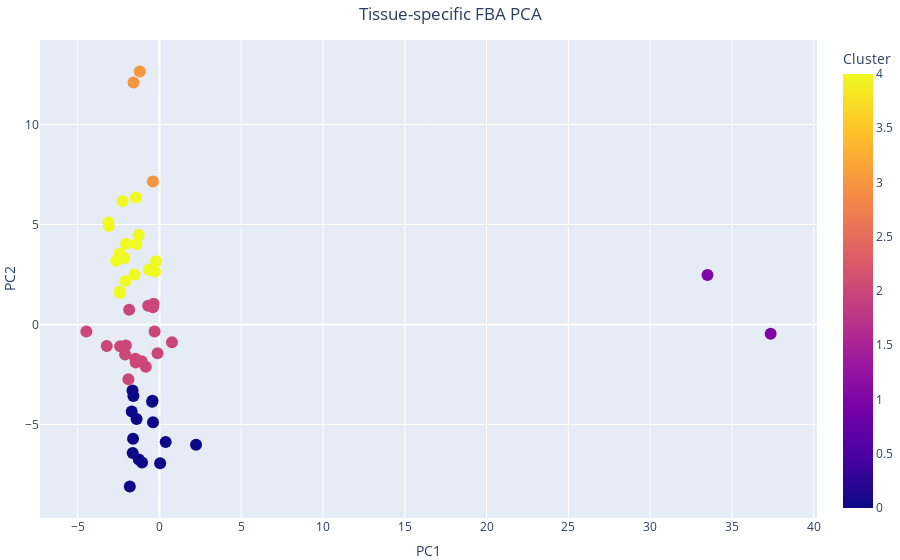

The cell this chart's notebook holds for it:
### Code cell
createInteractivePCA(df_fba, fba_type = "FBA")

### Figure 1 — Plotly figure (JSON) as saved in the notebook; plotly's stock layout.template omitted (floating-point values rounded to 4 significant figures)
{"data": [{"hovertemplate": "<b>%{hovertext}</b><br><br>PC1=%{x}<br>PC2=%{y}<br>Cluster=%{marker.color}<extra></extra>", "hovertext": ["Adipose - Subcutaneous", "Adipose - Visceral (Omentum)", "Adrenal Gland", "Artery - Aorta", "Artery - Coronary", "Artery - Tibial", "Bladder", "Brain - Amygdala", "Brain - Anterior cingulate cortex (BA24)", "Brain - Caudate (basal ganglia)", "Brain - Cerebellar Hemisphere", "Brain - Cerebellum", "Brain - Cortex", "Brain - Frontal Cortex (BA9)", "Brain - Hippocampus", "Brain - Hypothalamus", "Brain - Nucleus accumbens (basal ganglia)", "Brain - Putamen (basal ganglia)", "Brain - Spinal cord (cervical c-1)", "Brain - Substantia nigra", "Breast - Mammary Tissue", "Cells - Cultured fibroblasts", "Cells - EBV-transformed lymphocytes", "Cervix - Ectocervix", "Cervix - Endocervix", "Colon - Sigmoid", "Colon - Transverse", "Esophagus - Gastroesophageal Junction", "Esophagus - Mucosa", "Esophagus - Muscularis", "Fallopian Tube", "Heart - Atrial Appendage", "Heart - Left Ventricle", "Kidney - Cortex", "Kidney - Medulla", "Liver", "Lung", "Minor Salivary Gland", "Muscle - Skeletal", "Nerve - Tibial", "Ovary", "Pancreas", "Pituitary", "Prostate", "Skin - Not Sun Exposed (Suprapubic)", "Skin - Sun Exposed (Lower leg)", "Small Intestine - Terminal Ileum", "Spleen", "Stomach", "Testis", "Thyroid", "Uterus", "Vagina", "Whole Blood"], "legendgroup": "", "marker": {"color": [0, 2, 0, 2, 0, 0, 0, 4, 2, 4, 2, 2, 4, 2, 1, 4, 3, 4, 4, 2, 2, 0, 4, 4, 2, 0, 0, 0, 2, 0, 0, 2, 4, 4, 4, 2, 4, 2, 0, 0, 2, 2, 4, 4, 4, 3, 4, 2, 0, 1, 2, 0, 4, 3], "coloraxis": "coloraxis", "size": 12, "symbol": "circle"}, "mode": "markers", "name": "", "orientation": "v", "showlegend": false, "type": "scatter", "x": [-1.399, -2.098, 0.3799, -2.054, -1.616, -1.265, -0.4255, -0.2674, -0.3539, -2.249, -1.083, -0.1184, -1.27, 0.7657, 33.51, -2.077, -1.202, -0.6525, -1.526, -1.472, -1.452, -1.813, -0.2142, -2.424, -0.3978, -1.696, -1.596, -1.065, -0.2987, -1.638, 2.237, -1.9, -2.429, -1.439, -2.143, -4.47, -2.044, -1.853, -0.4475, 0.04345, -0.8354, -2.402, -2.644, -1.403, -3.12, -1.587, -2.415, -0.6908, -0.3945, 37.37, -3.223, -1.647, -3.095, -0.4017], "xaxis": "x", "y": [-4.717, -1.495, -5.865, -1.043, -5.708, -6.74, -3.81, 2.655, 1.038, 6.162, -1.839, -1.432, 4.481, -0.889, 2.478, 2.177, 12.66, 2.735, 2.503, -1.709, -1.901, -8.1, 3.166, 1.646, 0.8671, -4.344, -3.575, -6.894, -0.347, -6.417, -6.003, -2.737, 3.558, 6.352, 3.331, -0.3446, 4.046, 0.7396, -3.856, -6.934, -2.113, -1.081, 3.184, 4.027, 5.099, 12.11, 1.574, 0.9439, -4.883, -0.4577, -1.069, -3.3, 4.931, 7.149], "yaxis": "y"}], "layout": {"coloraxis": {"colorbar": {"title": {"text": "Cluster"}}, "colorscale": [[0, "#0d0887"], [0.1111, "#46039f"], [0.2222, "#7201a8"], [0.3333, "#9c179e"], [0.4444, "#bd3786"], [0.5556, "#d8576b"], [0.6667, "#ed7953"], [0.7778, "#fb9f3a"], [0.8889, "#fdca26"], [1, "#f0f921"]]}, "legend": {"itemsizing": "constant", "title": {"text": "Clusters"}, "tracegroupgap": 0}, "margin": {"b": 0, "l": 0, "r": 0, "t": 40}, "title": {"text": "Tissue-specific FBA PCA", "x": 0.5}, "xaxis": {"anchor": "y", "domain": [0, 1], "title": {"text": "PC1"}}, "yaxis": {"anchor": "x", "domain": [0, 1], "title": {"text": "PC2"}}}}
